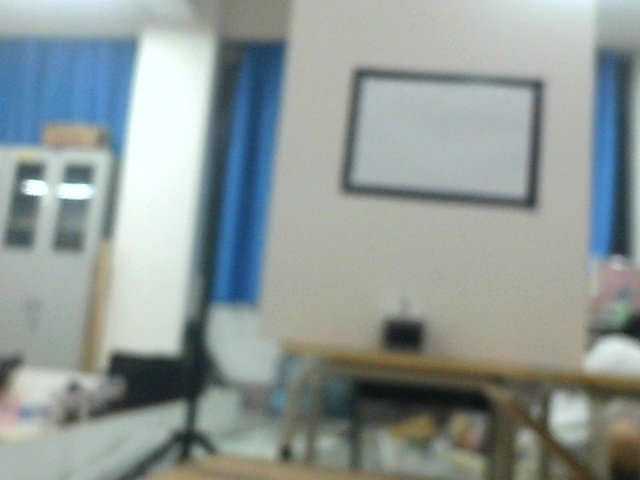
#> input picture cv2.study/photo.jpg, 640 x 480 px, given in place of the camera
$ python '双目测距.py'   (older library calls are emulated)
#> lines starting #> are read from the running program, lines starting #| are printed output that depends on the picture
# 该脚本实现深度图以及点击深度图测量像素点的真实距离
# 可以运行看到效果之后最好自己重新标定一次

from cv2 import cv2
import numpy as np
import camera_configs  # 摄像头的标定数据

cam1 = cv2.VideoCapture(1)  # 摄像头的ID不同设备上可能不同
cam2 = cv2.VideoCapture(2)  # 摄像头的ID不同设备上可能不同
cam1 = cv2.VideoCapture(1 + cv2.CAP_DSHOW)  # 摄像头的ID不同设备上可能不同
cam1.set(cv2.CAP_PROP_FRAME_WIDTH, 1280)  # 设置双目的宽度
cam1.set(cv2.CAP_PROP_FRAME_HEIGHT, 480)  # 设置双目的高度

# 创建用于显示深度的窗口和调节参数的bar
cv2.namedWindow("depth")
cv2.moveWindow("left", 0, 0)
cv2.moveWindow("right", 600, 0)

# 创建用于显示深度的窗口和调节参数的bar
# cv2.namedWindow("depth")
cv2.namedWindow("config", cv2.WINDOW_NORMAL)
cv2.moveWindow("left", 0, 0)
cv2.moveWindow("right", 600, 0)

cv2.createTrackbar("num", "config", 0, 60, lambda x: None)
cv2.createTrackbar("blockSize", "config", 30, 255, lambda x: None)
cv2.createTrackbar("SpeckleWindowSize", "config", 1, 10, lambda x: None)
cv2.createTrackbar("SpeckleRange", "config", 1, 255, lambda x: None)
cv2.createTrackbar("UniquenessRatio", "config", 1, 255, lambda x: None)
cv2.createTrackbar("TextureThreshold", "config", 1, 255, lambda x: None)
cv2.createTrackbar("UniquenessRatio", "config", 1, 255, lambda x: None)
cv2.createTrackbar("MinDisparity", "config", 0, 255, lambda x: None)
cv2.createTrackbar("PreFilterCap", "config", 1, 65, lambda x: None)  # 注意调节的时候这个值必须是奇数
cv2.createTrackbar("MaxDiff", "config", 1, 400, lambda x: None)


# 添加点击事件，打印当前点的距离
def callbackFunc(e, x, y, f, p):
    if e == cv2.EVENT_LBUTTONDOWN:
        print(threeD[y][x])
        if abs(threeD[y][x][2]) < 3000:
            print("当前距离:" + str(abs(threeD[y][x][2])))
        else:
            print("当前距离过大或请点击色块的位置")


cv2.setMouseCallback("depth", callbackFunc, None)

# 初始化计算FPS需要用到参数 注意千万不要用opencv自带fps的函数，那个函数得到的是摄像头最大的FPS
frame_rate_calc = 1
freq = cv2.getTickFrequency()
font = cv2.FONT_HERSHEY_SIMPLEX

imageCount = 1

while True:
    t1 = cv2.getTickCount()
    ret1, frame1 = cam1.read()
#> frame1 is the input picture: shape (480, 640, 3); mean B, G, R 151.2, 153.6, 143.7
    ret1, frame2 = cam2.read()

    if not ret1:
        print("camera is not connected!")
        break

    # 这里的左右两个摄像头的图像是连在一起的，所以进行一下分割
    # frame1 = frame[0:480, 0:640]
    # frame2 = frame[0:480, 640:1280]

    ####### 深度图测量开始 #######
    # 立体匹配这里使用BM算法，

    # 根据标定数据对图片进行重构消除图片的畸变
    img1_rectified = cv2.remap(frame1, camera_configs.left_map1, camera_configs.left_map2, cv2.INTER_LINEAR,
                               cv2.BORDER_CONSTANT)
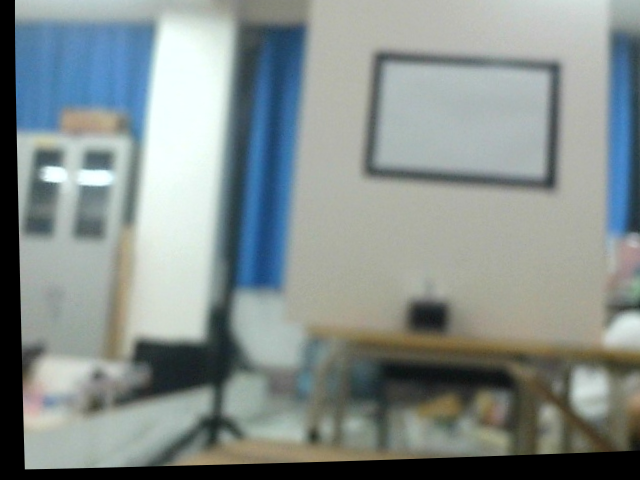
#> img1_rectified: shape (480, 640, 3); mean B, G, R 140.9, 142.7, 133.2
    img2_rectified = cv2.remap(frame2, camera_configs.right_map1, camera_configs.right_map2, cv2.INTER_LINEAR,
                               cv2.BORDER_CONSTANT)
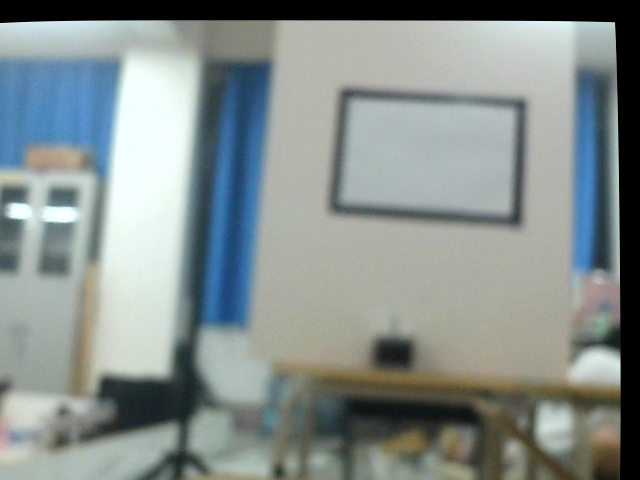
#> img2_rectified: shape (480, 640, 3); mean B, G, R 141.5, 143.3, 133.8

    # 如有些版本 remap()的图是反的 这里对角翻转一下
    # img1_rectified = cv2.flip(img1_rectified, -1)
    # img2_rectified = cv2.flip(img2_rectified, -1)

    # 将图片置为灰度图，为StereoBM作准备，BM算法只能计算单通道的图片，即灰度图
    # 单通道就是黑白的，一个像素只有一个值如[123]，opencv默认的是BGR(注意不是RGB), 如[123,4,134]分别代表这个像素点的蓝绿红的值
    imgL = cv2.cvtColor(img1_rectified, cv2.COLOR_BGR2GRAY)
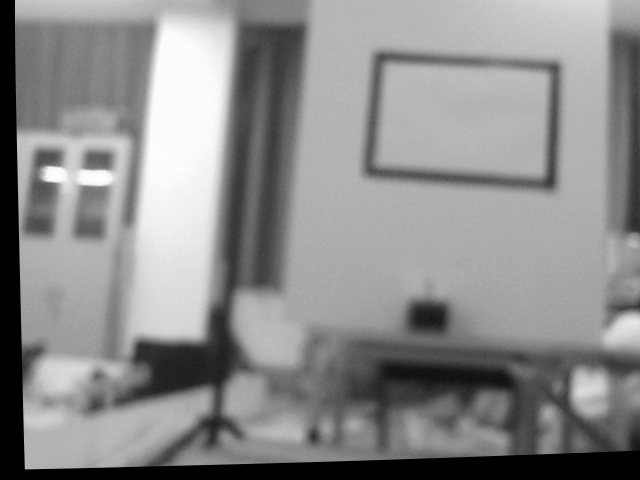
#> imgL: shape (480, 640); min 0, max 254, mean 139.7
    imgR = cv2.cvtColor(img2_rectified, cv2.COLOR_BGR2GRAY)
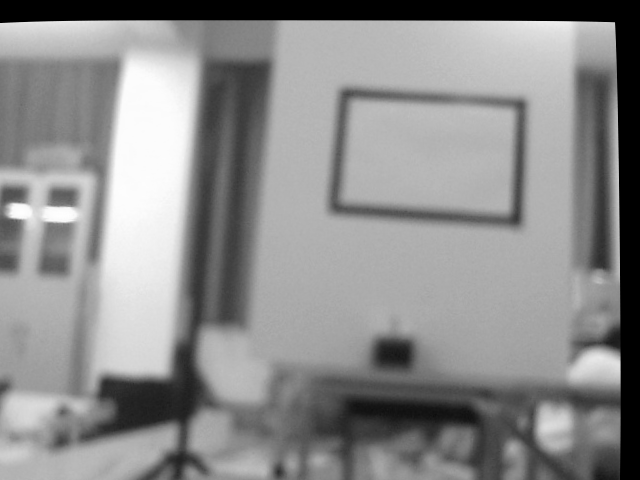
#> imgR: shape (480, 640); min 0, max 254, mean 140.2

    out = np.hstack((img1_rectified, img2_rectified))
    for i in range(0, out.shape[0], 30):
        cv2.line(out, (0, i), (out.shape[1], i), (0, 255, 0), 1)
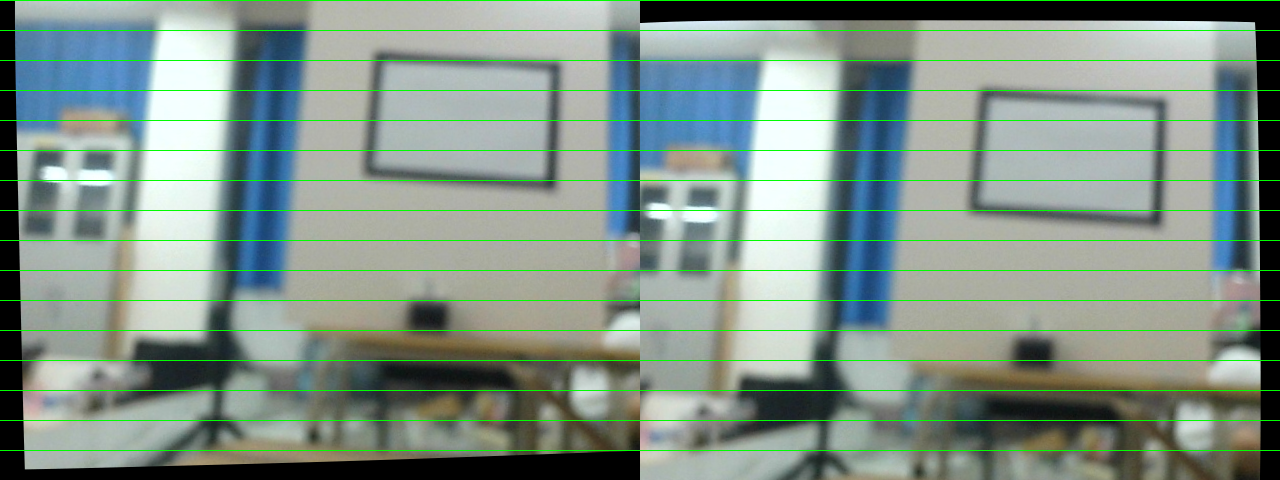
#> out: shape (480, 1280, 3); mean B, G, R 136.4, 146.7, 129
    cv2.imshow("epipolar lines", out)

    # 通过bar来获取到当前的参数
    # BM算法对参数非常敏感，一定要耐心调整适合自己摄像头的参数，前两个参数影响大 后面的参数也要调节
    num = cv2.getTrackbarPos("num", "config")
#> num = 0
    SpeckleWindowSize = cv2.getTrackbarPos("SpeckleWindowSize", "config")
#> SpeckleWindowSize = 1
    SpeckleRange = cv2.getTrackbarPos("SpeckleRange", "config")
#> SpeckleRange = 1
    blockSize = cv2.getTrackbarPos("blockSize", "config")
#> blockSize = 30
    UniquenessRatio = cv2.getTrackbarPos("UniquenessRatio", "config")
#> UniquenessRatio = 1
    TextureThreshold = cv2.getTrackbarPos("TextureThreshold", "config")
#> TextureThreshold = 1
    MinDisparity = cv2.getTrackbarPos("MinDisparity", "config")
#> MinDisparity = 0
    PreFilterCap = cv2.getTrackbarPos("PreFilterCap", "config")
#> PreFilterCap = 1
    MaxDiff = cv2.getTrackbarPos("MaxDiff", "config")
#> MaxDiff = 1
    if blockSize % 2 == 0:
        blockSize += 1
#> blockSize = 31
    if blockSize < 5:
        blockSize = 5

    # 根据BM算法生成深度图的矩阵，也可以使用SGBM，SGBM算法的速度比BM慢，但是比BM的精度高
    stereo = cv2.StereoBM_create(
        numDisparities=16 * num,
        blockSize=blockSize,
    )
    stereo.setROI1(camera_configs.validPixROI1)
    stereo.setROI2(camera_configs.validPixROI2)
    stereo.setPreFilterCap(PreFilterCap)
    stereo.setMinDisparity(MinDisparity)
    stereo.setTextureThreshold(TextureThreshold)
    stereo.setUniquenessRatio(UniquenessRatio)
    stereo.setSpeckleWindowSize(SpeckleWindowSize)
    stereo.setSpeckleRange(SpeckleRange)
    stereo.setDisp12MaxDiff(MaxDiff)

    # 对深度进行计算，获取深度矩阵
    disparity = stereo.compute(imgL, imgR)
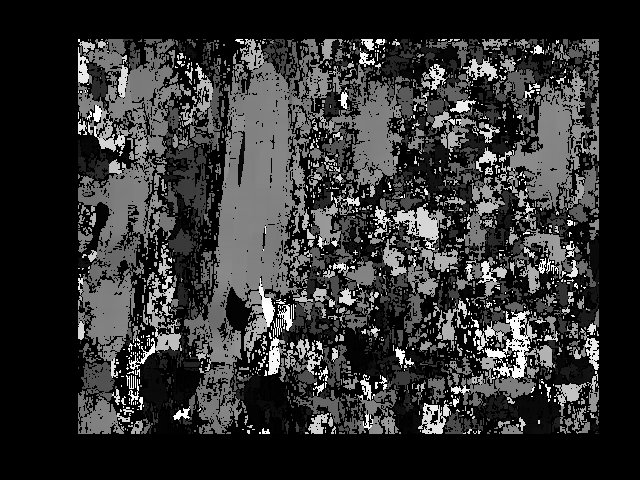
#> disparity: shape (480, 640) int16; min -16, max 1008, mean 183.5; drawn with min black and max white
    # 按照深度矩阵生产深度图
    disp = cv2.normalize(disparity, disparity, alpha=0, beta=255, norm_type=cv2.NORM_MINMAX, dtype=cv2.CV_8U)

    # 将深度图扩展至三维空间中，其z方向的值则为当前的距离
    threeD = cv2.reprojectImageTo3D(disparity.astype(np.float32) / 16., camera_configs.Q)
#> threeD: shape (480, 640, 3) float32; 1.1% of the values are NaN or infinite; the others: min -9098.8, max 14300.4, mean -1177.8
    # 将深度图转为伪色图，这一步对深度测量没有关系，只是好看而已
    fakeColorDepth = cv2.applyColorMap(disp, cv2.COLORMAP_JET)
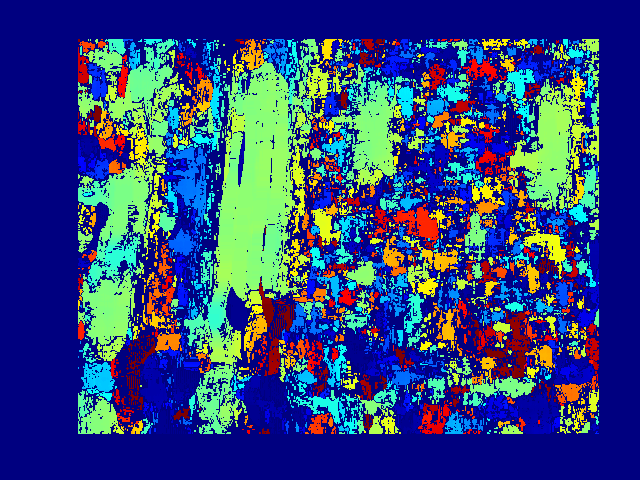
#> fakeColorDepth: shape (480, 640, 3); mean B, G, R 125.7, 69.3, 48.1

    cv2.putText(frame1, "FPS: {0:.2f}".format(frame_rate_calc), (30, 50), font, 1, (255, 255, 0), 2, cv2.LINE_AA)

    # 按下S可以保存图片
    interrupt = cv2.waitKey(10)
#> (key Esc is pressed here)
    if interrupt & 0xFF == 27:  # 按下ESC退出程序
        break
    if interrupt & 0xFF == ord('s'):
        cv2.imwrite('images/left' + '.jpg', frame1)
        cv2.imwrite('images/right' + '.jpg', frame2)
        cv2.imwrite('images/img1_rectified' + '.jpg', img1_rectified)  # 畸变，注意观察正反
        cv2.imwrite('images/img2_rectified' + '.jpg', img2_rectified)
        cv2.imwrite('images/depth' + '.jpg', disp)
        cv2.imwrite('images/fakeColor' + '.jpg', fakeColorDepth)
        cv2.imwrite('mages/epipolar' + '.jpg', out)

    ####### 任务1：测距结束 #######

    # 显示
    # cv2.imshow("frame", frame) # 原始输出，用于检测左右
    cv2.imshow("frame1", frame1)  # 左边原始输出
    cv2.imshow("frame2", frame2)  # 右边原始输出
    cv2.imshow("img1_rectified", img1_rectified)  # 左边矫正后输出
    cv2.imshow("img2_rectified", img2_rectified)  # 右边边矫正后输出
    cv2.imshow("depth", disp)  # 输出深度图及调整的bar
    cv2.imshow("fakeColor", fakeColorDepth)  # 输出深度图的伪色图，这个图没有用只是好看

    # 需要对深度图进行滤波将下面几行开启即可 开启后FPS会降低
    img_medianBlur = cv2.medianBlur(disp, 25)
    img_medianBlur_fakeColorDepth = cv2.applyColorMap(img_medianBlur, cv2.COLORMAP_JET)
    img_GaussianBlur = cv2.GaussianBlur(disp, (7, 7), 0)
    img_Blur = cv2.blur(disp, (5, 5))
    cv2.imshow("img_GaussianBlur", img_GaussianBlur)  # 右边原始输出
    cv2.imshow("img_medianBlur_fakeColorDepth", img_medianBlur_fakeColorDepth)  # 右边原始输出
    cv2.imshow("img_Blur", img_Blur)  # 右边原始输出
    cv2.imshow("img_medianBlur", img_medianBlur)  # 右边原始输出

    t2 = cv2.getTickCount()
    time1 = (t2 - t1) / freq
    frame_rate_calc = 1 / time1

cam1.release()
cv2.destroyAllWindows()

$ run again, on cv2.study/Elvis1.jpg
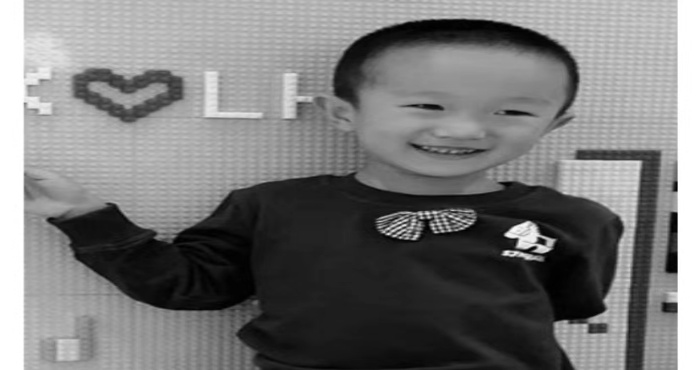
#> input picture cv2.study/Elvis1.jpg, 700 x 370 px, given in place of the camera
#> frame1 is the input picture: shape (370, 700, 3); min 0, max 255, mean 119.9
#> after the loop `for i in range(0, out.shape[0], 30):`:
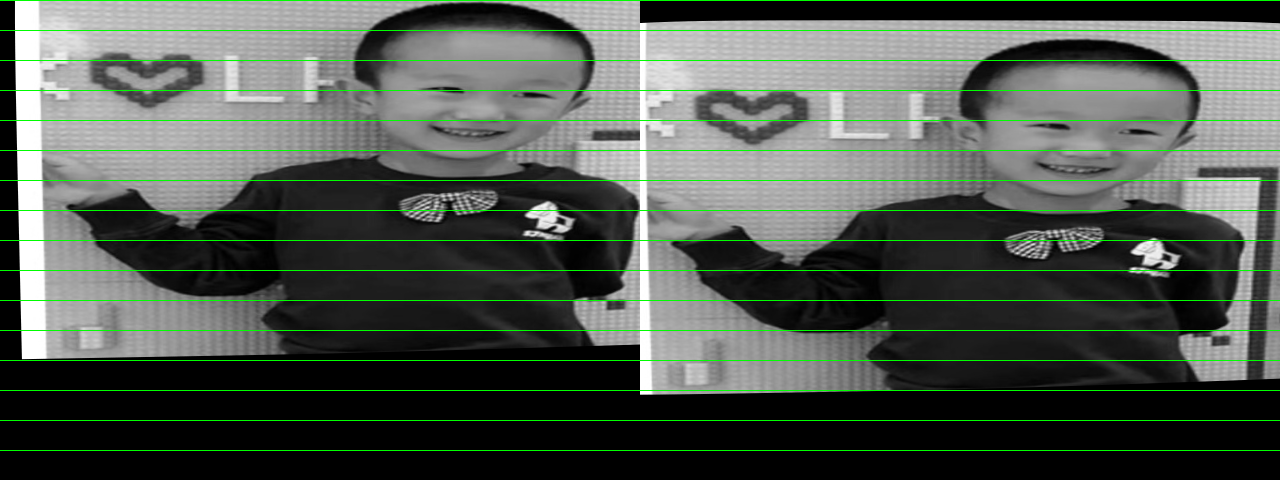
#> out: shape (480, 1280, 3); mean B, G, R 79.6, 88.1, 79.6
#> num = 0
#> SpeckleWindowSize = 1
#> `blockSize = cv2.getTrackbarPos("blockSize", "config")`: blockSize = 30
#> UniquenessRatio = 1
#> MinDisparity = 0
#> PreFilterCap = 1
#> `blockSize += 1`: blockSize = 31
#> threeD: shape (480, 640, 3) float32; 1.67% of the values are NaN or infinite; the others: min -7970.4, max 14300.4, mean -1433.8
#> `fakeColorDepth = cv2.applyColorMap(disp, cv2.COLORMAP_JET)`:
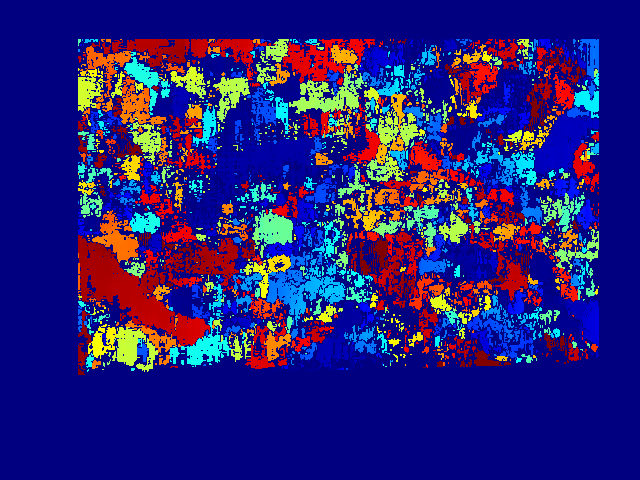
#> fakeColorDepth: shape (480, 640, 3); mean B, G, R 120.3, 31.2, 38.7

$ run again, on cv2.study/Elvis2.jpg
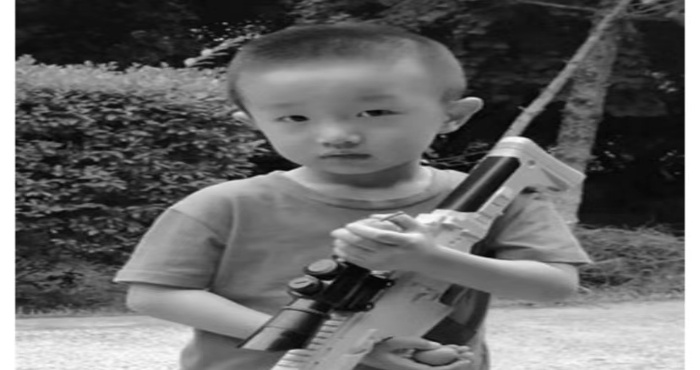
#> input picture cv2.study/Elvis2.jpg, 700 x 370 px, given in place of the camera
#> frame1 is the input picture: shape (370, 700, 3); min 0, max 255, mean 103.3
#> after the loop `for i in range(0, out.shape[0], 30):`:
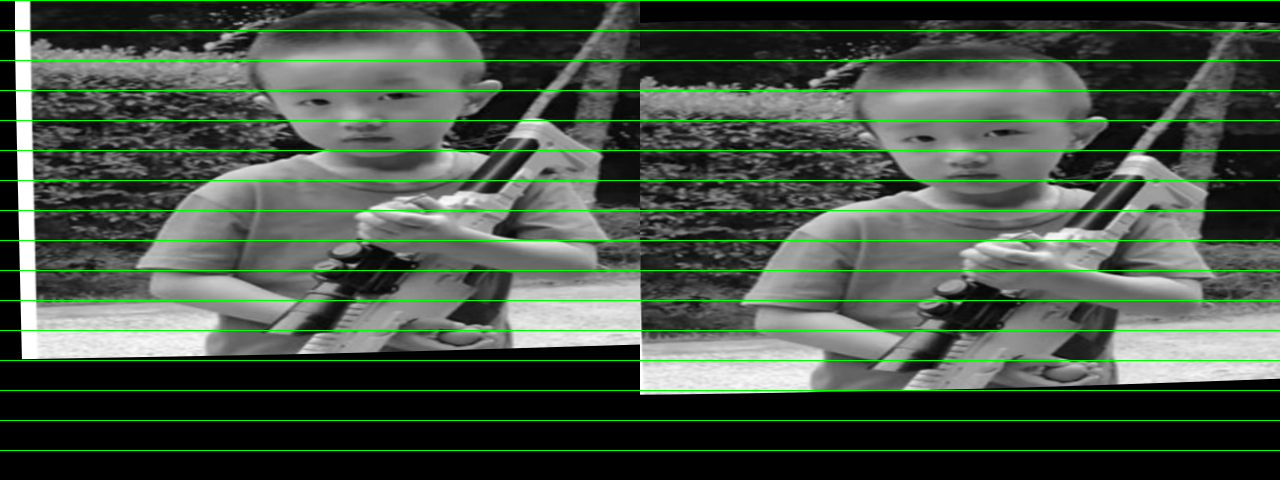
#> out: shape (480, 1280, 3); mean B, G, R 72.3, 80.8, 72.3
#> num = 0
#> SpeckleWindowSize = 1
#> `blockSize = cv2.getTrackbarPos("blockSize", "config")`: blockSize = 30
#> UniquenessRatio = 1
#> MinDisparity = 0
#> PreFilterCap = 1
#> `blockSize += 1`: blockSize = 31
#> threeD: shape (480, 640, 3) float32; 2.43% of the values are NaN or infinite; the others: min -7150.2, max 14300.4, mean -1484.2
#> `fakeColorDepth = cv2.applyColorMap(disp, cv2.COLORMAP_JET)`:
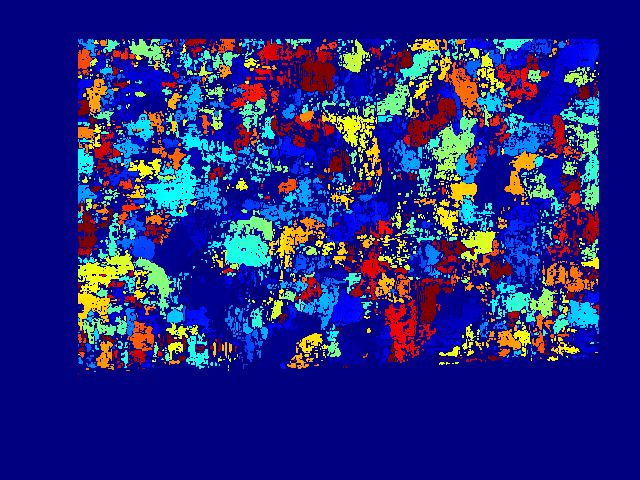
#> fakeColorDepth: shape (480, 640, 3); mean B, G, R 128.2, 36.8, 31.2

$ run again, on cv2.study/Elvis3.jpg
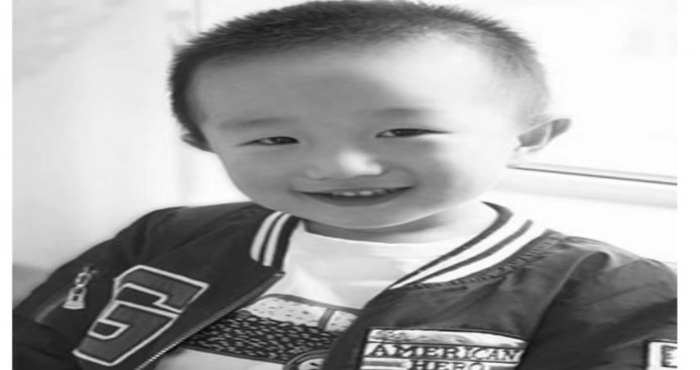
#> input picture cv2.study/Elvis3.jpg, 700 x 370 px, given in place of the camera
#> frame1 is the input picture: shape (370, 700, 3); min 3, max 255, mean 166.9
#> num = 0
#> SpeckleWindowSize = 1
#> `blockSize = cv2.getTrackbarPos("blockSize", "config")`: blockSize = 30
#> UniquenessRatio = 1
#> MinDisparity = 0
#> PreFilterCap = 1
#> `blockSize += 1`: blockSize = 31
#> threeD: shape (480, 640, 3) float32; 2.41% of the values are NaN or infinite; the others: min -9570.8, max 14300.4, mean -1470.3
#> `fakeColorDepth = cv2.applyColorMap(disp, cv2.COLORMAP_JET)`:
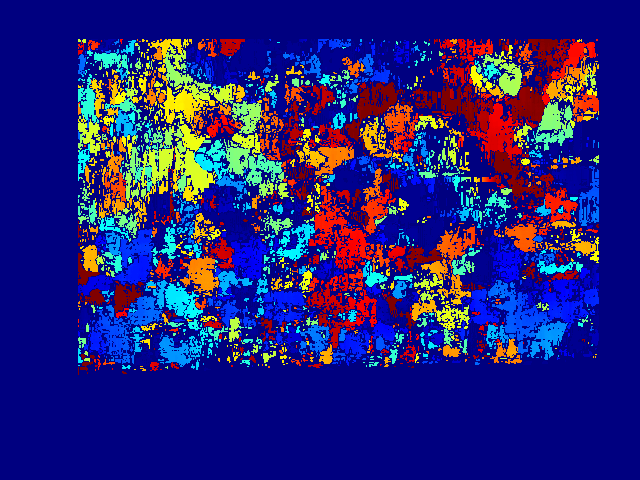
#> fakeColorDepth: shape (480, 640, 3); mean B, G, R 122.6, 33.1, 36.3
